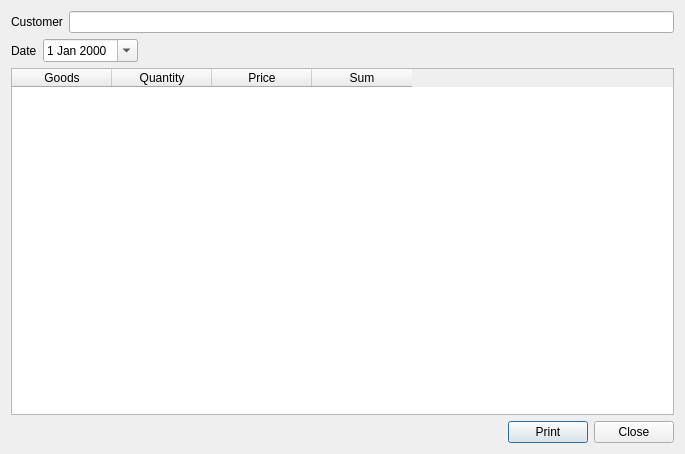
<?xml version="1.0" encoding="UTF-8"?>
<ui version="4.0">
 <class>ExampleDlg1</class>
 <widget class="QDialog" name="ExampleDlg1">
  <property name="geometry">
   <rect>
    <x>0</x>
    <y>0</y>
    <width>685</width>
    <height>454</height>
   </rect>
  </property>
  <property name="windowTitle">
   <string>Dialog</string>
  </property>
  <layout class="QVBoxLayout" name="verticalLayout">
   <item>
    <layout class="QHBoxLayout" name="horizontalLayout_2">
     <item>
      <widget class="QLabel" name="label">
       <property name="text">
        <string>Customer</string>
       </property>
      </widget>
     </item>
     <item>
      <widget class="QLineEdit" name="edtCustomer"/>
     </item>
    </layout>
   </item>
   <item>
    <layout class="QHBoxLayout" name="horizontalLayout">
     <item>
      <widget class="QLabel" name="label_2">
       <property name="text">
        <string>Date</string>
       </property>
      </widget>
     </item>
     <item>
      <widget class="QDateEdit" name="dtp">
       <property name="calendarPopup">
        <bool>true</bool>
       </property>
      </widget>
     </item>
     <item>
      <spacer name="horizontalSpacer_2">
       <property name="orientation">
        <enum>Qt::Horizontal</enum>
       </property>
       <property name="sizeHint" stdset="0">
        <size>
         <width>40</width>
         <height>20</height>
        </size>
       </property>
      </spacer>
     </item>
    </layout>
   </item>
   <item>
    <widget class="QTableWidget" name="tableWidget">
     <attribute name="horizontalHeaderVisible">
      <bool>true</bool>
     </attribute>
     <attribute name="verticalHeaderVisible">
      <bool>false</bool>
     </attribute>
     <column>
      <property name="text">
       <string>Goods</string>
      </property>
     </column>
     <column>
      <property name="text">
       <string>Quantity</string>
      </property>
     </column>
     <column>
      <property name="text">
       <string>Price</string>
      </property>
     </column>
     <column>
      <property name="text">
       <string>Sum</string>
      </property>
     </column>
    </widget>
   </item>
   <item>
    <layout class="QHBoxLayout" name="horizontalLayout_4">
     <item>
      <spacer name="horizontalSpacer_3">
       <property name="orientation">
        <enum>Qt::Horizontal</enum>
       </property>
       <property name="sizeHint" stdset="0">
        <size>
         <width>40</width>
         <height>20</height>
        </size>
       </property>
      </spacer>
     </item>
     <item>
      <widget class="QPushButton" name="btnPrint">
       <property name="text">
        <string>Print</string>
       </property>
      </widget>
     </item>
     <item>
      <widget class="QPushButton" name="btnClose">
       <property name="text">
        <string>Close</string>
       </property>
      </widget>
     </item>
    </layout>
   </item>
  </layout>
 </widget>
 <resources/>
 <connections>
  <connection>
   <sender>btnClose</sender>
   <signal>clicked()</signal>
   <receiver>ExampleDlg1</receiver>
   <slot>close()</slot>
   <hints>
    <hint type="sourcelabel">
     <x>467</x>
     <y>401</y>
    </hint>
    <hint type="destinationlabel">
     <x>342</x>
     <y>226</y>
    </hint>
   </hints>
  </connection>
 </connections>
</ui>
